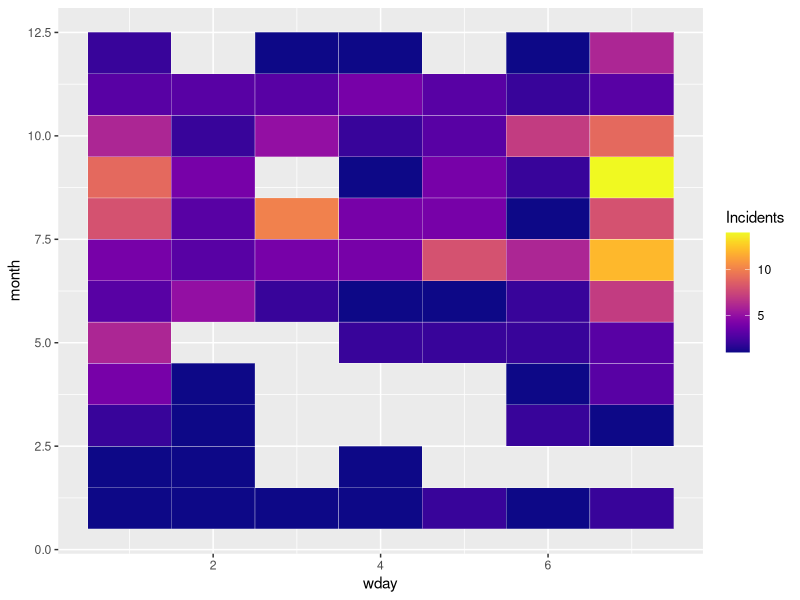

The R script that drew this image: (Note: this script raises an error after producing the figure.)
#Time of year/ season, Bubble plot? 

library(tidyverse)
library(lubridate)
library(viridis)

raw_df <- read_csv("GSAF5-Cali_Post_1958-2017_BEACHES.csv" )
head(raw_df$Date)

test_df <- raw_df %>% 
  ## try built-in date converter function first
  mutate(clean_date = dmy(Date))

# check out dates that failed to parse
test_df %>%
  filter(is.na(clean_date)) %>%
  select(Date, clean_date)

# manually fix those ones
out_df <- test_df %>%
  mutate(clean_date = case_when(
    Date == "Aug-1995"        ~ as.Date("1995-08-01"),
    Date == "Summer of 1996" ~ as.Date("1996-07-01"),
    Date == "Feb-1961" ~ as.Date("1961-02-01"), 
    Date == "Between 10 and 12-Sep-1959"  ~ as.Date("1959-09-11"),
    TRUE  ~ clean_date)) %>% 
  filter(!Date %in% c("1984" , "1986", "1965"))

#Cool Trick!!:
## make sure there's nothing crazy unexpected here
out_df %>%
  select(Date, clean_date) %>% View

#Cool Trick!! ALTERNATIVE:
## make sure there's nothing crazy unexpected here
summary(out_df$clean_date)

#Remove year
df_minus_year<- out_df %>% 
  mutate(month = month(clean_date), 
         day = day(clean_date), 
         wday = wday(clean_date))
      

df_minus_year<- df_minus_year %>% 
  group_by(month, wday) %>% 
#ADD LOCATION LATER!!!!!
  summarise(Incidents= n())
  
  
?lubridate

######## Plotting starts here#####################
ggplot(df_minus_year,aes(wday,month,fill=Incidents))+
  geom_tile(color= "white",size=0.1) + 
  scale_fill_viridis(name="Incidents",option ="C")



p <-p + facet_grid(year~month)
p <-p + scale_y_continuous(trans = "reverse", breaks = unique(df$hour))
p <-p + scale_x_continuous(breaks =c(1,10,20,31))
p <-p + theme_minimal(base_size = 8)
p <-p + labs(title= paste("Hourly Temps - Station",statno), x="Day", y="Hour Commencing")
p <-p + theme(legend.position = "bottom")+
  theme(plot.title=element_text(size = 14))+
  theme(axis.text.y=element_text(size=6)) +
  theme(strip.background = element_rect(colour="white"))+
  theme(plot.title=element_text(hjust=0))+
  theme(axis.ticks=element_blank())+
  theme(axis.text=element_text(size=7))+
  theme(legend.title=element_text(size=8))+
  theme(legend.text=element_text(size=6))+
  removeGrid()#ggExtra




